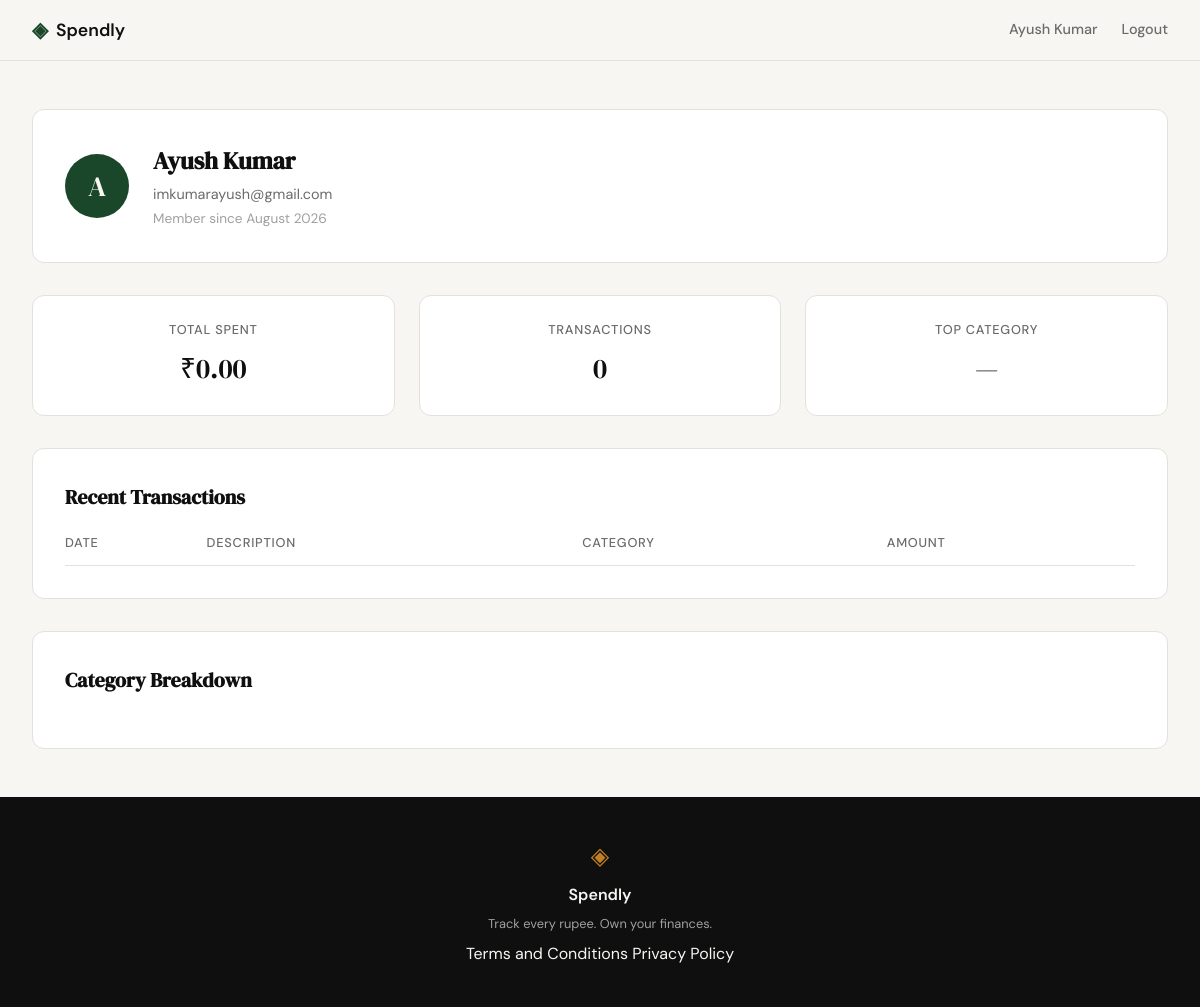
/profile (signed in), run on an earlier commit of the app's database.
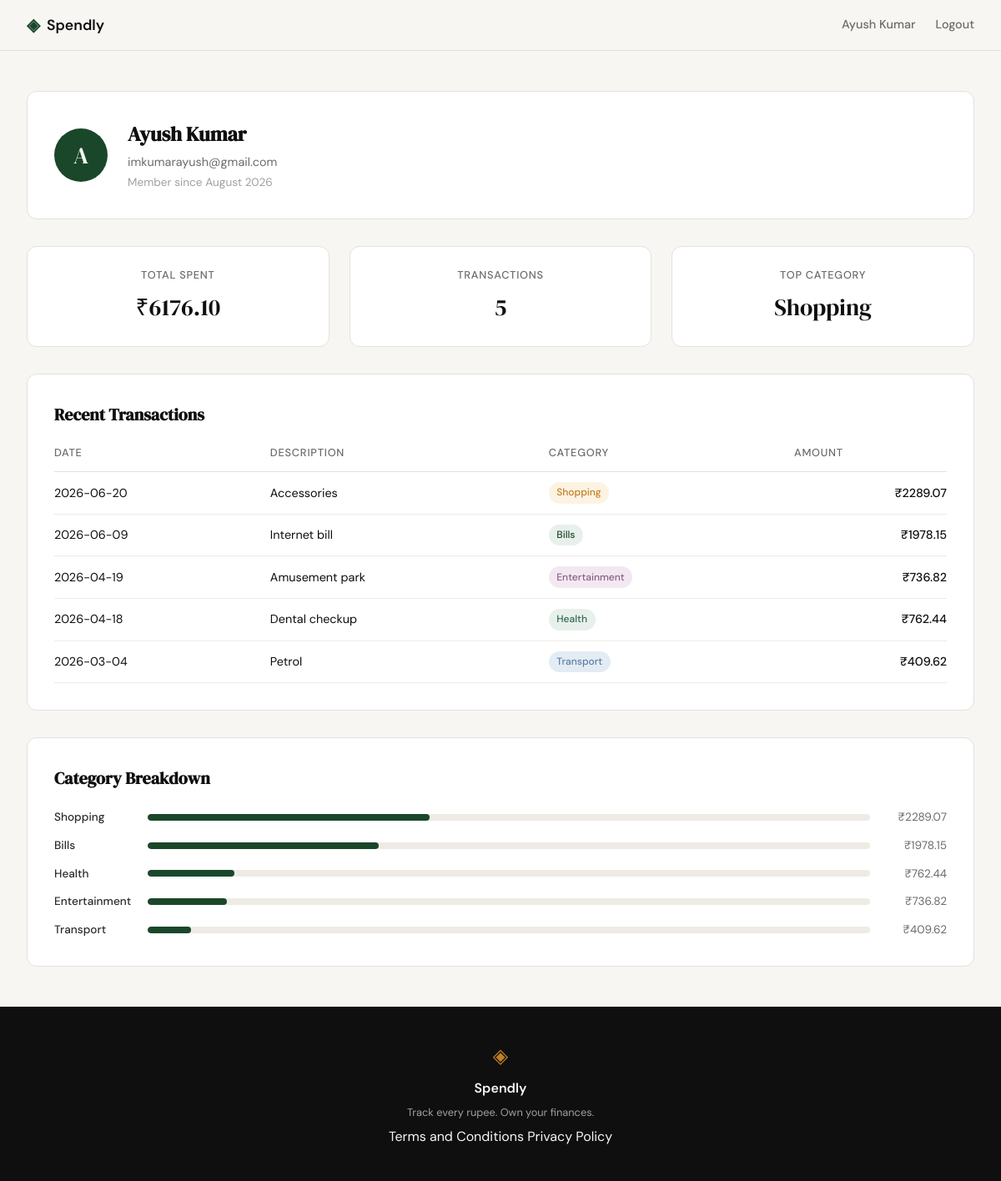
And on a later commit of the database.
### tables this page shows
CREATE TABLE users (
            id INTEGER PRIMARY KEY AUTOINCREMENT,
            name TEXT NOT NULL,
            email TEXT UNIQUE NOT NULL,
            password_hash TEXT NOT NULL,
            created_at TEXT DEFAULT (datetime('now'))
        );

CREATE TABLE expenses (
            id INTEGER PRIMARY KEY AUTOINCREMENT,
            user_id INTEGER NOT NULL,
            amount REAL NOT NULL,
            category TEXT NOT NULL,
            date TEXT NOT NULL,
            description TEXT,
            created_at TEXT DEFAULT (datetime('now')),
            FOREIGN KEY (user_id) REFERENCES users(id)
        );

### app.py (the view)
@app.route("/profile")
def profile():
    if not session.get("user_id"):
        return redirect(url_for("login"))
    user_id = session["user_id"]
    user_info = get_profile_user(user_id)
    if not user_info:
        return redirect(url_for("login"))
    stats = get_summary_stats(user_id)
    transactions = get_recent_transactions(user_id)
    categories = get_category_breakdown(user_id)
    profile_data = {
        "name": user_info["name"],
        "email": user_info["email"],
        "joined": user_info["member_since"],
        "stats": stats,
        "transactions": transactions,
        "categories": categories,
    }
    return render_template("profile.html", profile=profile_data)

### app.py (called while the page is built)
@app.context_processor
def inject_user():
    user_id = session.get("user_id")
    if user_id:
        user = get_user_by_id(user_id)
        if user:
            return {"user": {"name": user["name"], "email": user["email"]}}
    return {"user": None}

### database/db.py (called while the page is built)
def get_db():
    conn = sqlite3.connect(DB_PATH)
    conn.row_factory = sqlite3.Row
    conn.execute("PRAGMA foreign_keys = ON")
    return conn

def get_user_by_id(user_id):
    conn = get_db()
    user = conn.execute("SELECT * FROM users WHERE id = ?", (user_id,)).fetchone()
    conn.close()
    return user

### database/queries.py (called while the page is built)
def get_user_by_id(user_id):
    conn = get_db()
    try:
        user = conn.execute(
            "SELECT name, email, created_at FROM users WHERE id = ?",
            (user_id,)
        ).fetchone()
        if user is None:
            return None
        created_at = datetime.strptime(user["created_at"], "%Y-%m-%d %H:%M:%S")
        return {
            "name": user["name"],
            "email": user["email"],
            "member_since": created_at.strftime("%B %Y"),
        }
    finally:
        conn.close()

def get_recent_transactions(user_id, limit=10):
    conn = get_db()
    try:
        rows = conn.execute(
            "SELECT date, description, category, amount FROM expenses "
            "WHERE user_id = ? ORDER BY date DESC, id DESC LIMIT ?",
            (user_id, limit)
        ).fetchall()
        return [
            {
                "date": row["date"],
                "description": row["description"],
                "category": row["category"],
                "amount": f"\u20b9{row['amount']:.2f}",
            }
            for row in rows
        ]
    finally:
        conn.close()

### templates/profile.html (shortened to what this page needs)
{% extends "base.html" %}
{% block content %}
<section class="profile-page">
    <div class="profile-user-card">
        <div class="profile-avatar">{{ profile.name[0] }}</div>
        <div class="profile-user-info">
            <h1 class="profile-name">{{ profile.name }}</h1>
            <p class="profile-email">{{ profile.email }}</p>
            <p class="profile-joined">Member since {{ profile.joined }}</p>
        </div>
    </div>
    <div class="profile-stats">
        <div class="stat-card">
            <span class="stat-label">Total Spent</span>
            <span class="stat-value">{{ profile.stats.total_spent }}</span>
        </div>
        <div class="stat-card">
            <span class="stat-label">Transactions</span>
            <span class="stat-value">{{ profile.stats.transaction_count }}</span>
        </div>
        <div class="stat-card">
            <span class="stat-label">Top Category</span>
            <span class="stat-value">{{ profile.stats.top_category }}</span>
        </div>
    </div>
    <div class="profile-card">
        <h2 class="profile-card-title">Recent Transactions</h2>
        <table class="profile-table">
            <thead>
                <tr>
                    <th>Date</th>
                    <th>Description</th>
                    <th>Category</th>
                    <th>Amount</th>
                </tr>
            </thead>
            <tbody>
                {% for tx in profile.transactions %}
                <tr>
                    <td>{{ tx.date }}</td>
                    <td>{{ tx.description }}</td>
                    <td><span class="category-badge category-badge--{{ tx.category }}">{{ tx.category }}</span></td>
                    <td>{{ tx.amount }}</td>
                </tr>
                {% endfor %}
            </tbody>
        </table>
    </div>
    <div class="profile-card">
        <h2 class="profile-card-title">Category Breakdown</h2>
        <div class="profile-categories">
            {% for cat in profile.categories %}
            <div class="category-row">
                <span class="category-name">{{ cat.name }}</span>
                <div class="category-bar-track">
                    <div class="category-bar" style="width: {{ cat.pct }}%"></div>
                </div>
                <span class="category-total">{{ cat.amount }}</span>
            </div>
            {% endfor %}
        </div>
    </div>
</section>
{% endblock %}

### templates/base.html (shortened to what this page needs)
<!DOCTYPE html>
<html lang="en">
<head>
    <link rel="stylesheet" href="{{ url_for('static', filename='css/style.css') }}">
</head>
<body>
    <nav class="navbar">
        <div class="nav-inner">
            <a href="{{ url_for('landing') }}" class="nav-brand">
                <span class="brand-icon">◈</span>
                <span class="brand-name">Spendly</span>
            </a>
            <div class="nav-links">
                {% if user %}
                <a href="{{ url_for('profile') }}">{{ user.name }}</a>
                <a href="{{ url_for('logout') }}">Logout</a>
                {% else %}
                <a href="{{ url_for('login') }}">Sign in</a>
                <a href="{{ url_for('register') }}" class="nav-cta">Get started</a>
                {% endif %}
            </div>
        </div>
    </nav>
    <main class="main-content">
        {% block content %}{% endblock %}
    </main>
    <footer class="footer">
        <div class="footer-inner">
            <span class="brand-icon">◈</span>
            <span class="footer-name">Spendly</span>
            <p class="footer-copy">Track every rupee. Own your finances.</p>
            <div class="footer-links">
                <a href="/terms">Terms and Conditions</a>
                <a href="/privacy">Privacy Policy</a>
            </div>
        </div>
    </footer>
</body>
</html>

What changed in the data, as far as the page shows it:
added expenses: stats.top_category "Shopping", date "2026-06-20", description "Accessories", category "Shopping", amount "₹2289.07"
added expenses: date "2026-06-09", description "Internet bill", category "Bills", amount "₹1978.15"
added expenses: date "2026-04-19", description "Amusement park", category "Entertainment", amount "₹736.82"
added expenses: date "2026-04-18", description "Dental checkup", category "Health", amount "₹762.44"
added expenses: date "2026-03-04", description "Petrol", category "Transport", amount "₹409.62"
Also different on the page:
{{ profile.stats.total_spent }}: "₹0.00" → "₹6176.10"
{{ profile.stats.transaction_count }}: "0" → "5"
{{ profile.stats.top_category }}: "—" → (not shown)
new list line: "Shopping ₹2289.07"
new list line: "Bills ₹1978.15"
new list line: "Health ₹762.44"
new list line: "Entertainment ₹736.82"
new list line: "Transport ₹409.62"
